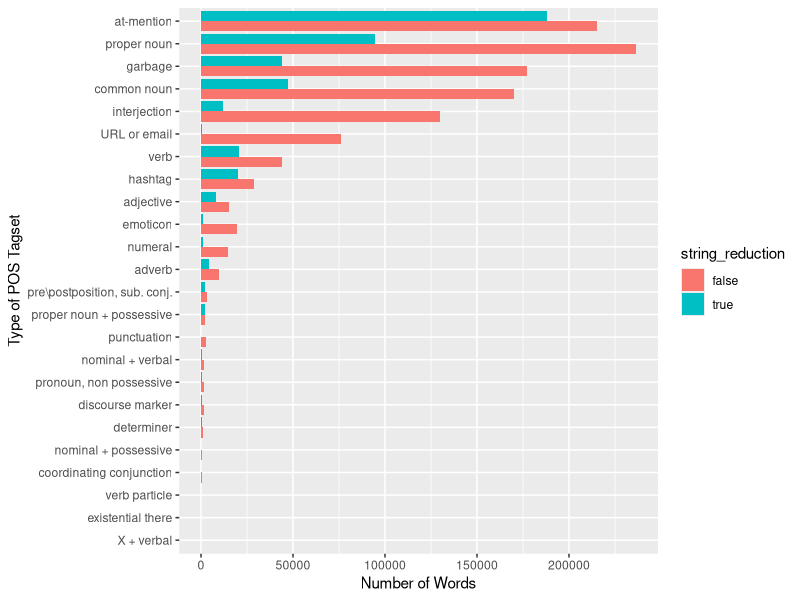
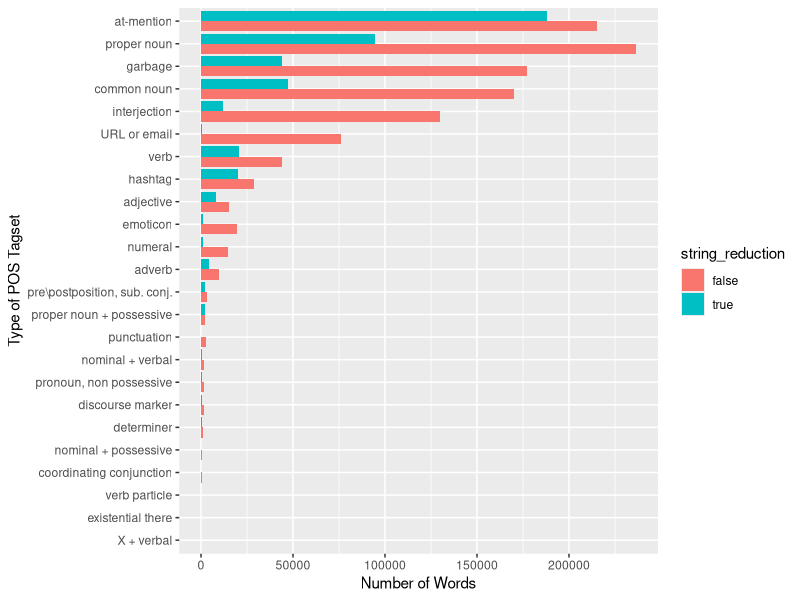

R code for these plots, in order:
library(ggplot2)
svm.results2 = read.table("results_nlp.tsv",header = T,sep = "\t",check.names=F )

ggplot(svm.results2,aes(x=reorder(tagset,number),y=number,fill=string_reduction)) +
geom_bar(stat='identity', position="dodge") +
coord_flip() + labs(y='Number of Words',x='Type of POS Tagset', colour='Uses String')

ggsave(file="plot_wordcount_nlp.pdf")
